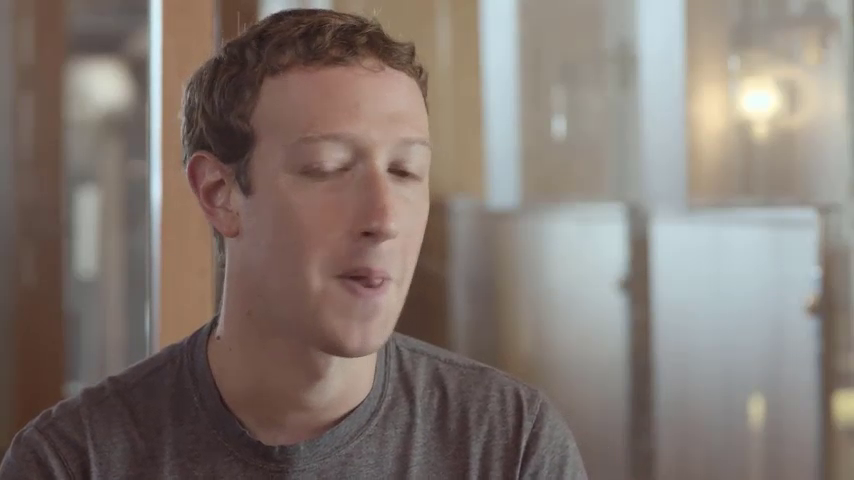
#> input picture frame 45 of images/Mark.mp4, 854 x 480 px
$ python faceDetact_video.py
#> lines starting #> are read from the running program, lines starting #| are printed output that depends on the picture
import cv2

cap = cv2.VideoCapture("./images/Mark.mp4")
face_cascade = cv2.CascadeClassifier("./images/haarcascade_frontalface_default.xml")

while (cap.isOpened()):
    check, frame = cap.read()
#> frame is the input picture: shape (480, 854, 3); mean B, G, R 113.1, 119.8, 131.1
    if check == True:
        gray_img = cv2.cvtColor(frame,cv2.COLOR_BGR2GRAY)
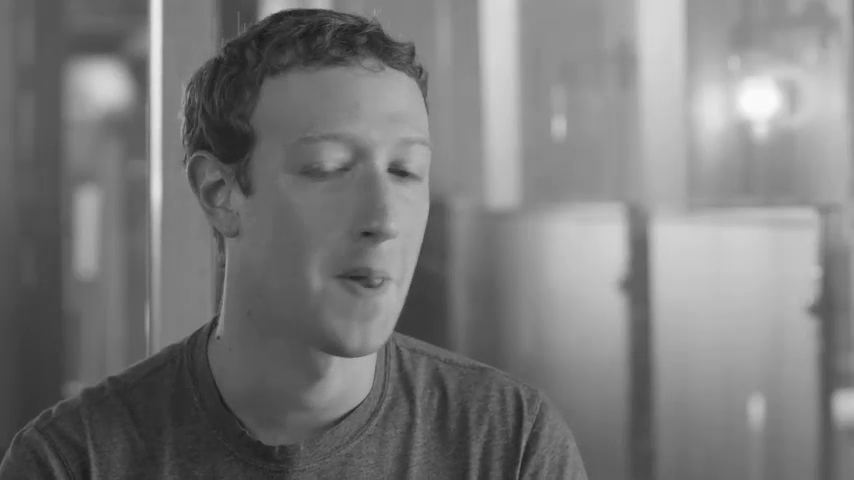
#> gray_img: shape (480, 854); min 23, max 252, mean 122.4
        scaleFactor = 1.1 # scale down picture
        minNeighber = 5 # how much to detect face
        face_detect = face_cascade.detectMultiScale(gray_img,scaleFactor, minNeighber)
#> face_detect = [[302, 115, 154, 154]]

        for (x,y,w,h) in face_detect:
            print(x,y,w,h)
            cv2.rectangle(frame,(x,y),(x+w,y+h),(0,255,0),5)
            cv2.imshow("Output",frame)
#> this loop made 1 pass
#| 302 115 154 154
#> pass 1, `cv2.imshow("Output",frame)`:
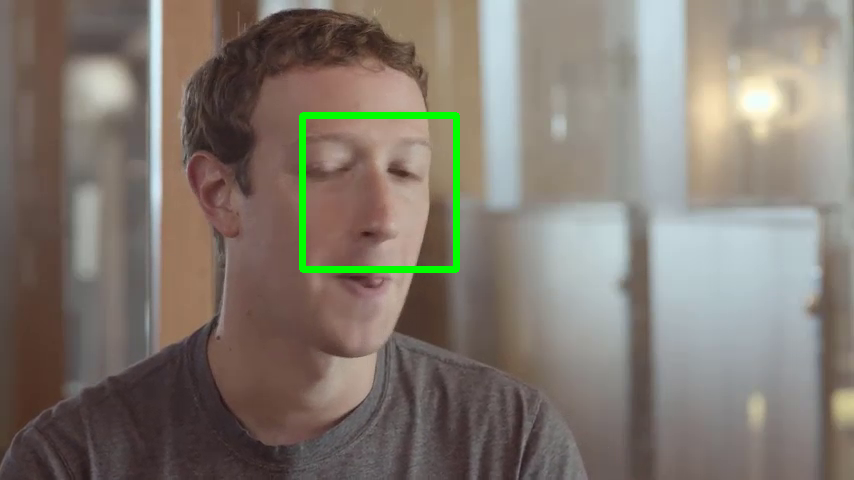
#> window 'Output': shape (480, 854, 3); mean B, G, R 112, 121.3, 129.6

        if cv2.waitKey(1) & 0xFF == ord("e"):
#> (key e is pressed here)
            break
    else:
        break

cap.release()
cv2.destroyAllWindows()

$ run again, starting later in the video
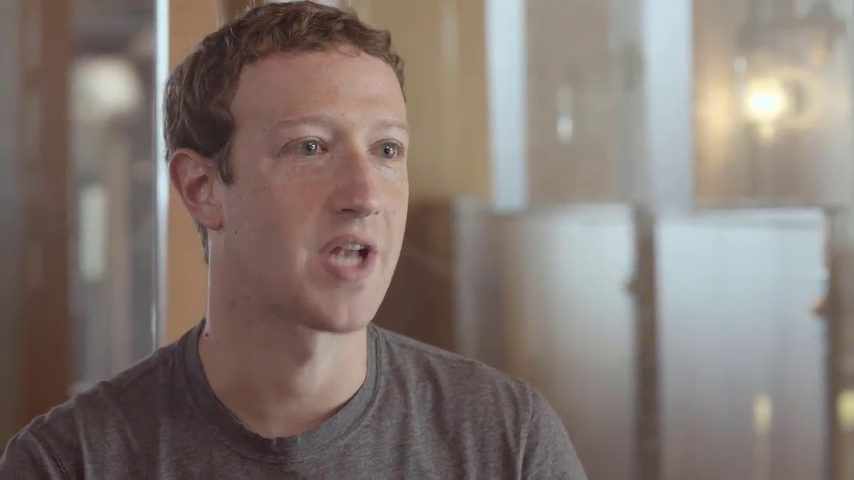
#> input picture frame 203 of images/Mark.mp4, 854 x 480 px
#> frame is the input picture: shape (480, 854, 3); mean B, G, R 113.9, 120.1, 131.6
#> `gray_img = cv2.cvtColor(frame,cv2.COLOR_BGR2GRAY)`:
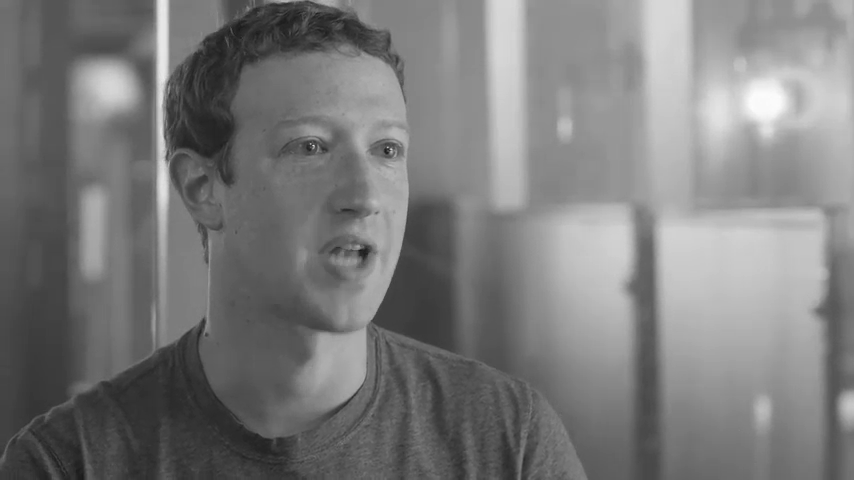
#> gray_img: shape (480, 854); min 25, max 253, mean 122.8
#> face_detect = [[253, 73, 200, 200]]
#> the loop `for (x,y,w,h) in face_detect:` made 1 pass
#> (printed output is left out)
#> pass 1, `cv2.imshow("Output",frame)`:
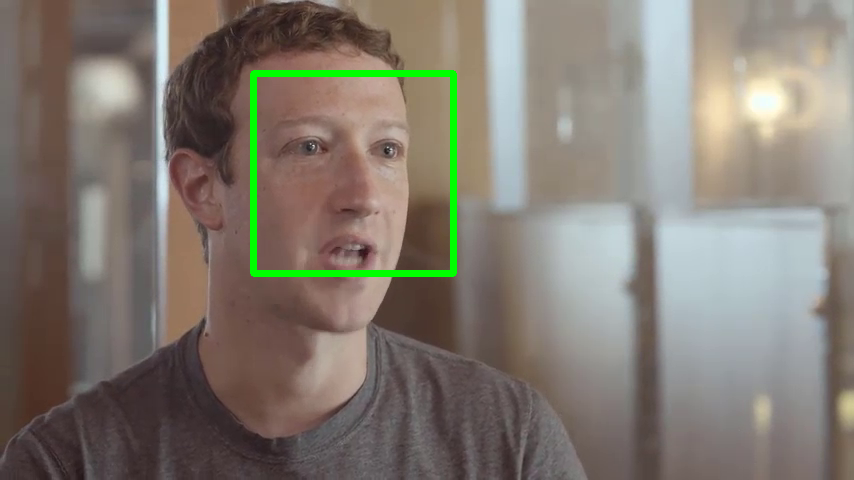
#> window 'Output': shape (480, 854, 3); mean B, G, R 112.6, 122.1, 129.7

$ run again, starting later in the video
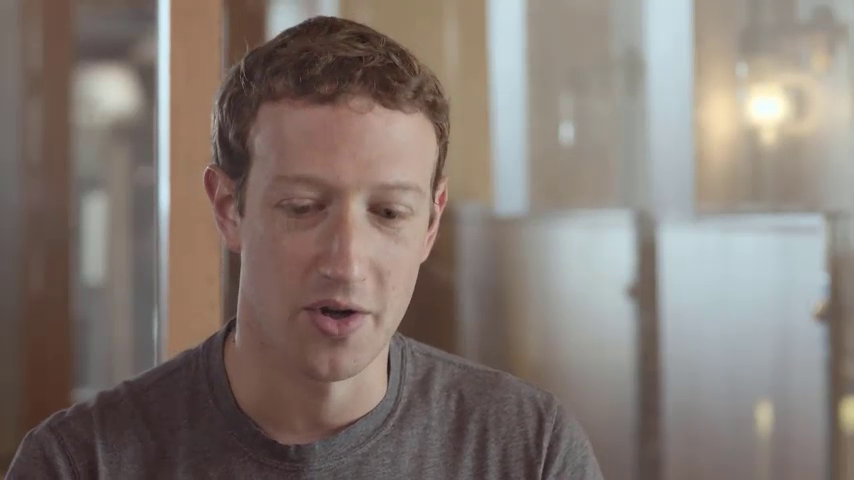
#> input picture frame 362 of images/Mark.mp4, 854 x 480 px
#> frame is the input picture: shape (480, 854, 3); mean B, G, R 114.3, 120.9, 132
#> `gray_img = cv2.cvtColor(frame,cv2.COLOR_BGR2GRAY)`:
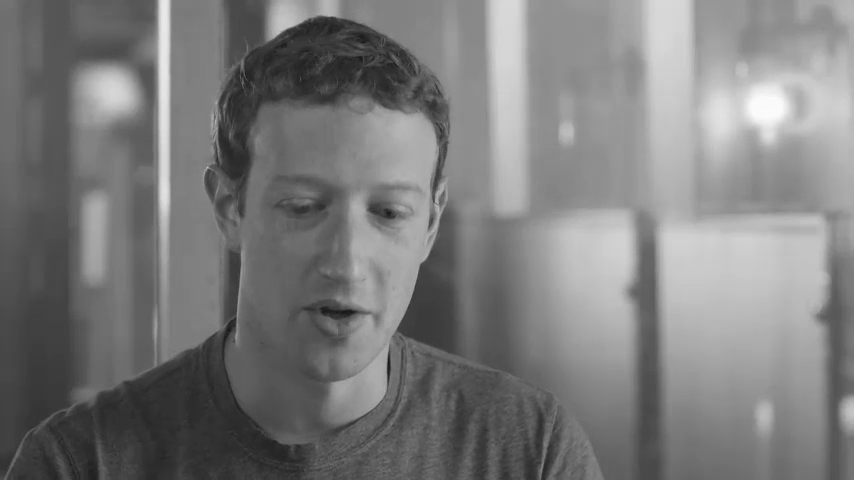
#> gray_img: shape (480, 854); min 22, max 252, mean 123.4
#> face_detect = [[216, 112, 251, 251]]
#> the loop `for (x,y,w,h) in face_detect:` made 1 pass
#> (printed output is left out)
#> pass 1, `cv2.imshow("Output",frame)`:
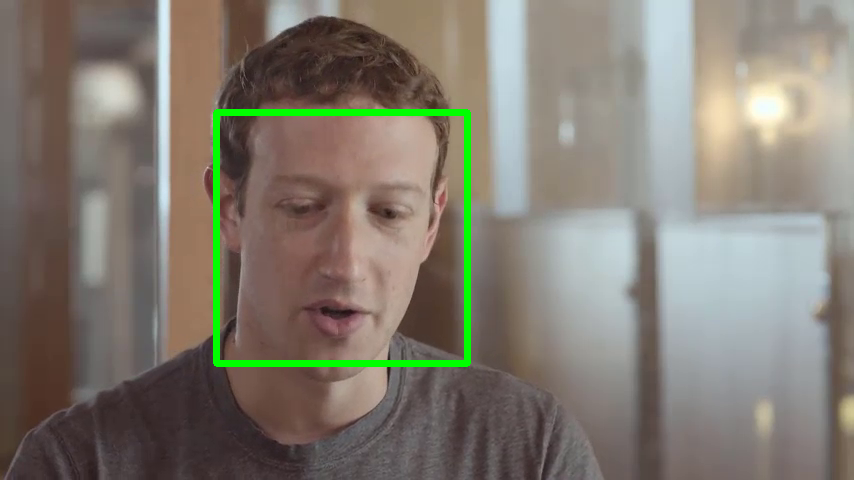
#> window 'Output': shape (480, 854, 3); mean B, G, R 112.6, 123.4, 129.8
